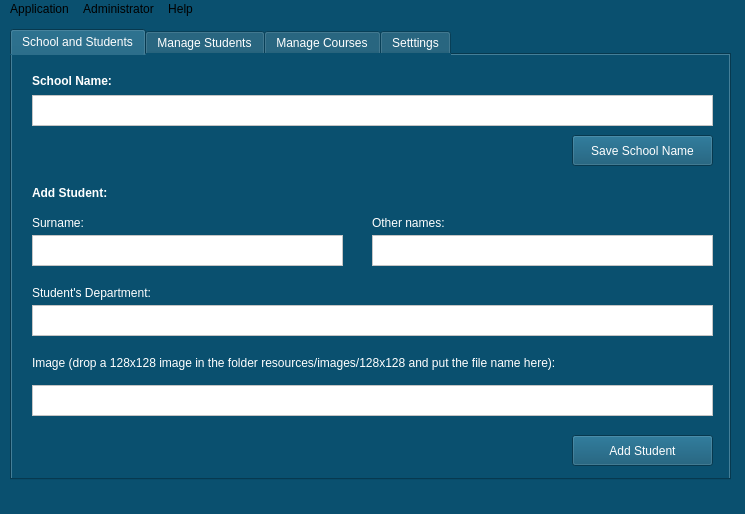
<?xml version="1.0" encoding="UTF-8"?>
<ui version="4.0">
 <author>Joseph Rex</author>
 <class>adminWindow</class>
 <widget class="QMainWindow" name="adminWindow">
  <property name="enabled">
   <bool>true</bool>
  </property>
  <property name="geometry">
   <rect>
    <x>0</x>
    <y>0</y>
    <width>745</width>
    <height>514</height>
   </rect>
  </property>
  <property name="minimumSize">
   <size>
    <width>329</width>
    <height>218</height>
   </size>
  </property>
  <property name="mouseTracking">
   <bool>false</bool>
  </property>
  <property name="windowTitle">
   <string>Registron Administrator</string>
  </property>
  <property name="windowIcon">
   <iconset>
    <normaloff>resources/images/48x48/registron.png</normaloff>resources/images/48x48/registron.png</iconset>
  </property>
  <property name="windowOpacity">
   <double>1.000000000000000</double>
  </property>
  <property name="styleSheet">
   <string notr="true">background: rgb(10, 80, 111);</string>
  </property>
  <widget class="QWidget" name="centralwidget">
   <widget class="QTabWidget" name="tabWidget">
    <property name="geometry">
     <rect>
      <x>10</x>
      <y>10</y>
      <width>721</width>
      <height>451</height>
     </rect>
    </property>
    <property name="styleSheet">
     <string notr="true">color:white;background: rgb(10, 80, 111);</string>
    </property>
    <property name="tabShape">
     <enum>QTabWidget::Rounded</enum>
    </property>
    <property name="currentIndex">
     <number>0</number>
    </property>
    <property name="tabsClosable">
     <bool>false</bool>
    </property>
    <widget class="QWidget" name="indexTab">
     <attribute name="title">
      <string>School and Students</string>
     </attribute>
     <attribute name="toolTip">
      <string>Adjust settings of school and settings</string>
     </attribute>
     <widget class="QTextEdit" name="schoolName">
      <property name="geometry">
       <rect>
        <x>20</x>
        <y>40</y>
        <width>681</width>
        <height>31</height>
       </rect>
      </property>
      <property name="styleSheet">
       <string notr="true">background: white;color:black;</string>
      </property>
      <property name="verticalScrollBarPolicy">
       <enum>Qt::ScrollBarAlwaysOff</enum>
      </property>
      <property name="horizontalScrollBarPolicy">
       <enum>Qt::ScrollBarAlwaysOff</enum>
      </property>
     </widget>
     <widget class="QLabel" name="schoolNameLabel">
      <property name="geometry">
       <rect>
        <x>20</x>
        <y>15</y>
        <width>161</width>
        <height>21</height>
       </rect>
      </property>
      <property name="font">
       <font>
        <weight>75</weight>
        <bold>true</bold>
       </font>
      </property>
      <property name="text">
       <string>School Name:</string>
      </property>
     </widget>
     <widget class="QLabel" name="addStudentLabel">
      <property name="geometry">
       <rect>
        <x>20</x>
        <y>130</y>
        <width>101</width>
        <height>16</height>
       </rect>
      </property>
      <property name="font">
       <font>
        <weight>75</weight>
        <bold>true</bold>
       </font>
      </property>
      <property name="text">
       <string>Add Student:</string>
      </property>
     </widget>
     <widget class="QLabel" name="surnameLabel">
      <property name="geometry">
       <rect>
        <x>20</x>
        <y>160</y>
        <width>81</width>
        <height>16</height>
       </rect>
      </property>
      <property name="text">
       <string>Surname:</string>
      </property>
     </widget>
     <widget class="QLabel" name="othernamesLabel">
      <property name="geometry">
       <rect>
        <x>360</x>
        <y>160</y>
        <width>101</width>
        <height>16</height>
       </rect>
      </property>
      <property name="text">
       <string>Other names:</string>
      </property>
     </widget>
     <widget class="QTextEdit" name="textEdit">
      <property name="geometry">
       <rect>
        <x>20</x>
        <y>180</y>
        <width>311</width>
        <height>31</height>
       </rect>
      </property>
      <property name="styleSheet">
       <string notr="true">background:white;color:black;</string>
      </property>
      <property name="verticalScrollBarPolicy">
       <enum>Qt::ScrollBarAlwaysOff</enum>
      </property>
      <property name="horizontalScrollBarPolicy">
       <enum>Qt::ScrollBarAlwaysOff</enum>
      </property>
     </widget>
     <widget class="QTextEdit" name="textEdit_2">
      <property name="geometry">
       <rect>
        <x>360</x>
        <y>180</y>
        <width>341</width>
        <height>31</height>
       </rect>
      </property>
      <property name="styleSheet">
       <string notr="true">background:white;color:black;</string>
      </property>
      <property name="verticalScrollBarPolicy">
       <enum>Qt::ScrollBarAlwaysOff</enum>
      </property>
     </widget>
     <widget class="QLabel" name="studentsDeptLabel">
      <property name="geometry">
       <rect>
        <x>20</x>
        <y>230</y>
        <width>171</width>
        <height>16</height>
       </rect>
      </property>
      <property name="text">
       <string>Student's Department:</string>
      </property>
     </widget>
     <widget class="QLabel" name="imageDropLabel">
      <property name="geometry">
       <rect>
        <x>20</x>
        <y>300</y>
        <width>641</width>
        <height>16</height>
       </rect>
      </property>
      <property name="text">
       <string>Image (drop a 128x128 image in the folder resources/images/128x128 and put the file name here):</string>
      </property>
     </widget>
     <widget class="QTextEdit" name="textEdit_3">
      <property name="geometry">
       <rect>
        <x>20</x>
        <y>250</y>
        <width>681</width>
        <height>31</height>
       </rect>
      </property>
      <property name="styleSheet">
       <string notr="true">background:white;color:black;</string>
      </property>
      <property name="verticalScrollBarPolicy">
       <enum>Qt::ScrollBarAlwaysOff</enum>
      </property>
     </widget>
     <widget class="QTextEdit" name="textEdit_4">
      <property name="geometry">
       <rect>
        <x>20</x>
        <y>330</y>
        <width>681</width>
        <height>31</height>
       </rect>
      </property>
      <property name="styleSheet">
       <string notr="true">background:white;color:black;</string>
      </property>
      <property name="verticalScrollBarPolicy">
       <enum>Qt::ScrollBarAlwaysOff</enum>
      </property>
     </widget>
     <widget class="QPushButton" name="schoolNameBtn">
      <property name="geometry">
       <rect>
        <x>560</x>
        <y>80</y>
        <width>141</width>
        <height>31</height>
       </rect>
      </property>
      <property name="styleSheet">
       <string notr="true">background: rgb(10, 80, 111);</string>
      </property>
      <property name="text">
       <string>Save School Name</string>
      </property>
     </widget>
     <widget class="QPushButton" name="pushButton_2">
      <property name="geometry">
       <rect>
        <x>560</x>
        <y>380</y>
        <width>141</width>
        <height>31</height>
       </rect>
      </property>
      <property name="styleSheet">
       <string notr="true">background: rgb(10, 80, 111);</string>
      </property>
      <property name="text">
       <string>Add Student</string>
      </property>
     </widget>
    </widget>
    <widget class="QWidget" name="studentsTab">
     <attribute name="title">
      <string>Manage Students</string>
     </attribute>
     <widget class="QLabel" name="label_7">
      <property name="geometry">
       <rect>
        <x>10</x>
        <y>20</y>
        <width>251</width>
        <height>16</height>
       </rect>
      </property>
      <property name="text">
       <string>Click on student ID to edit profile</string>
      </property>
     </widget>
     <widget class="QScrollArea" name="scrollArea">
      <property name="geometry">
       <rect>
        <x>10</x>
        <y>40</y>
        <width>201</width>
        <height>361</height>
       </rect>
      </property>
      <property name="widgetResizable">
       <bool>true</bool>
      </property>
      <widget class="QWidget" name="scrollAreaWidgetContents">
       <property name="geometry">
        <rect>
         <x>0</x>
         <y>0</y>
         <width>197</width>
         <height>357</height>
        </rect>
       </property>
      </widget>
     </widget>
     <widget class="QLabel" name="label_8">
      <property name="geometry">
       <rect>
        <x>240</x>
        <y>40</y>
        <width>121</width>
        <height>16</height>
       </rect>
      </property>
      <property name="text">
       <string>Student Name:</string>
      </property>
     </widget>
     <widget class="QTextEdit" name="textEdit_5">
      <property name="geometry">
       <rect>
        <x>240</x>
        <y>60</y>
        <width>451</width>
        <height>31</height>
       </rect>
      </property>
      <property name="styleSheet">
       <string notr="true">background: white;color:black;</string>
      </property>
     </widget>
     <widget class="QLabel" name="label_9">
      <property name="geometry">
       <rect>
        <x>240</x>
        <y>180</y>
        <width>121</width>
        <height>16</height>
       </rect>
      </property>
      <property name="text">
       <string>Department:</string>
      </property>
     </widget>
     <widget class="QTextEdit" name="textEdit_6">
      <property name="geometry">
       <rect>
        <x>240</x>
        <y>200</y>
        <width>451</width>
        <height>31</height>
       </rect>
      </property>
      <property name="styleSheet">
       <string notr="true">background: white;color:black;</string>
      </property>
     </widget>
     <widget class="QTextEdit" name="textEdit_7">
      <property name="geometry">
       <rect>
        <x>240</x>
        <y>270</y>
        <width>451</width>
        <height>31</height>
       </rect>
      </property>
      <property name="styleSheet">
       <string notr="true">background: white;color:black;</string>
      </property>
     </widget>
     <widget class="QLabel" name="label_10">
      <property name="geometry">
       <rect>
        <x>240</x>
        <y>250</y>
        <width>121</width>
        <height>16</height>
       </rect>
      </property>
      <property name="text">
       <string>Image file name:</string>
      </property>
     </widget>
     <widget class="QPushButton" name="pushButton_3">
      <property name="geometry">
       <rect>
        <x>560</x>
        <y>320</y>
        <width>131</width>
        <height>31</height>
       </rect>
      </property>
      <property name="styleSheet">
       <string notr="true">background: rgb(10, 80, 111); color: white;</string>
      </property>
      <property name="text">
       <string>Update Record</string>
      </property>
     </widget>
     <widget class="QTextEdit" name="textEdit_9">
      <property name="geometry">
       <rect>
        <x>240</x>
        <y>130</y>
        <width>451</width>
        <height>31</height>
       </rect>
      </property>
      <property name="styleSheet">
       <string notr="true">background: white;color:black;</string>
      </property>
     </widget>
     <widget class="QLabel" name="label_12">
      <property name="geometry">
       <rect>
        <x>240</x>
        <y>110</y>
        <width>121</width>
        <height>16</height>
       </rect>
      </property>
      <property name="text">
       <string>Campus ID:</string>
      </property>
     </widget>
    </widget>
    <widget class="QWidget" name="coursesTab">
     <attribute name="title">
      <string>Manage Courses</string>
     </attribute>
     <attribute name="toolTip">
      <string>Add and Edit School Courses</string>
     </attribute>
    </widget>
    <widget class="QWidget" name="settingsTab">
     <attribute name="title">
      <string>Setttings</string>
     </attribute>
     <widget class="QLabel" name="label_11">
      <property name="geometry">
       <rect>
        <x>10</x>
        <y>20</y>
        <width>141</width>
        <height>16</height>
       </rect>
      </property>
      <property name="text">
       <string>Change Password:</string>
      </property>
     </widget>
     <widget class="QTextEdit" name="textEdit_8">
      <property name="geometry">
       <rect>
        <x>10</x>
        <y>40</y>
        <width>681</width>
        <height>31</height>
       </rect>
      </property>
      <property name="styleSheet">
       <string notr="true">background:white; color: black;</string>
      </property>
     </widget>
     <widget class="QPushButton" name="pushButton_4">
      <property name="geometry">
       <rect>
        <x>550</x>
        <y>80</y>
        <width>141</width>
        <height>31</height>
       </rect>
      </property>
      <property name="styleSheet">
       <string notr="true">background: rgb(10, 80, 111);color:white;</string>
      </property>
      <property name="text">
       <string>Update Password</string>
      </property>
     </widget>
    </widget>
   </widget>
  </widget>
  <widget class="QMenuBar" name="menubar">
   <property name="geometry">
    <rect>
     <x>0</x>
     <y>0</y>
     <width>745</width>
     <height>21</height>
    </rect>
   </property>
   <widget class="QMenu" name="menuMenu">
    <property name="title">
     <string>Application</string>
    </property>
    <addaction name="actionQuit"/>
    <addaction name="separator"/>
   </widget>
   <widget class="QMenu" name="menuAdministrators">
    <property name="title">
     <string>Administrator</string>
    </property>
    <addaction name="actionAdmin_Logout"/>
    <addaction name="separator"/>
   </widget>
   <widget class="QMenu" name="menuHelp">
    <property name="title">
     <string>Help</string>
    </property>
    <addaction name="actionDocumentation"/>
    <addaction name="separator"/>
    <addaction name="actionAbout"/>
    <addaction name="actionCredits"/>
    <addaction name="actionLicense"/>
   </widget>
   <addaction name="menuMenu"/>
   <addaction name="menuAdministrators"/>
   <addaction name="menuHelp"/>
  </widget>
  <widget class="QStatusBar" name="statusbar"/>
  <action name="actionQuit">
   <property name="text">
    <string>Quit registron</string>
   </property>
   <property name="statusTip">
    <string>Exit this program</string>
   </property>
   <property name="shortcut">
    <string>Ctrl+Q</string>
   </property>
  </action>
  <action name="actionDocumentation">
   <property name="text">
    <string>Online Documentation</string>
   </property>
   <property name="shortcut">
    <string>Ctrl+?</string>
   </property>
  </action>
  <action name="actionAbout">
   <property name="text">
    <string>About Registron</string>
   </property>
   <property name="shortcut">
    <string>Ctrl+A</string>
   </property>
  </action>
  <action name="actionCredits">
   <property name="text">
    <string>Credits</string>
   </property>
   <property name="shortcut">
    <string>Ctrl+R</string>
   </property>
  </action>
  <action name="actionSignIn">
   <property name="text">
    <string>Manage Accounts</string>
   </property>
  </action>
  <action name="actionLicense">
   <property name="text">
    <string>License</string>
   </property>
  </action>
  <action name="actionAdmin_Logout">
   <property name="text">
    <string>Admin Logout</string>
   </property>
  </action>
 </widget>
 <layoutdefault spacing="6" margin="11"/>
 <resources>
  <include location="app.qrc"/>
 </resources>
 <connections/>
</ui>
